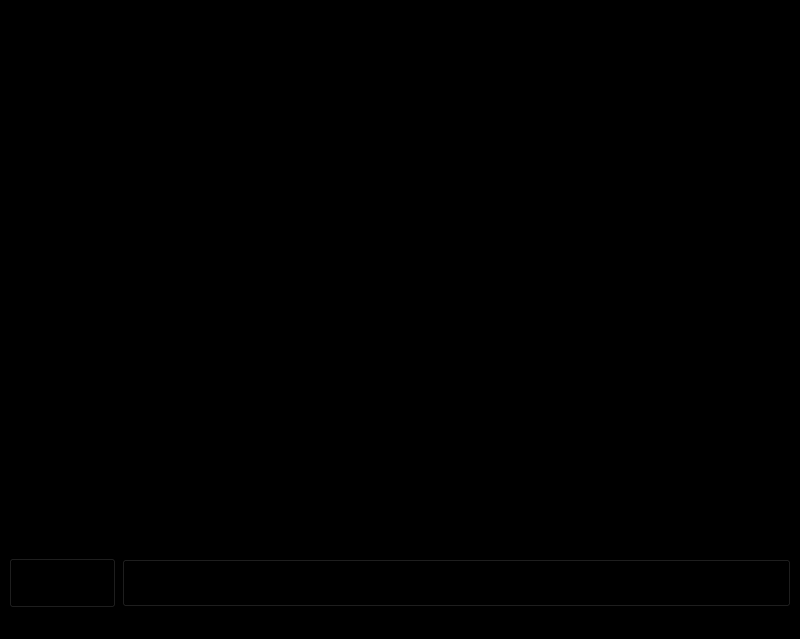
<?xml version="1.0" encoding="UTF-8"?>
<ui version="4.0">
 <class>login_page</class>
 <widget class="QMainWindow" name="login_page">
  <property name="geometry">
   <rect>
    <x>0</x>
    <y>0</y>
    <width>800</width>
    <height>639</height>
   </rect>
  </property>
  <property name="windowTitle">
   <string>GrowPal-Login</string>
  </property>
  <property name="windowIcon">
   <iconset>
    <normaloff>logo.jpg</normaloff>logo.jpg</iconset>
  </property>
  <property name="styleSheet">
   <string notr="true">background-color: black;</string>
  </property>
  <widget class="QWidget" name="centralwidget">
   <layout class="QGridLayout" name="gridLayout">
    <item row="1" column="0" colspan="2">
     <widget class="QLabel" name="label_username">
      <property name="text">
       <string>&lt;html&gt;&lt;head/&gt;&lt;body&gt;&lt;p&gt;&lt;span style=&quot; font-size:26pt; font-weight:600;&quot;&gt;Username:&lt;/span&gt;&lt;/p&gt;&lt;/body&gt;&lt;/html&gt;</string>
      </property>
     </widget>
    </item>
    <item row="3" column="0">
     <widget class="QPushButton" name="pushButton_back">
      <property name="font">
       <font>
        <pointsize>28</pointsize>
        <weight>75</weight>
        <italic>false</italic>
        <bold>true</bold>
       </font>
      </property>
      <property name="toolTip">
       <string>&lt;html&gt;&lt;head/&gt;&lt;body&gt;&lt;p&gt;&lt;span style=&quot; font-size:20pt; font-weight:600;&quot;&gt;&amp;lt;&lt;/span&gt;&lt;/p&gt;&lt;/body&gt;&lt;/html&gt;</string>
      </property>
      <property name="whatsThis">
       <string>&lt;html&gt;&lt;head/&gt;&lt;body&gt;&lt;p&gt;&lt;span style=&quot; font-size:20pt; font-weight:600;&quot;&gt;&amp;lt;&lt;/span&gt;&lt;/p&gt;&lt;/body&gt;&lt;/html&gt;</string>
      </property>
      <property name="styleSheet">
       <string notr="true"/>
      </property>
      <property name="text">
       <string/>
      </property>
      <property name="icon">
       <iconset>
        <normaloff>back.svg</normaloff>back.svg</iconset>
      </property>
      <property name="iconSize">
       <size>
        <width>40</width>
        <height>40</height>
       </size>
      </property>
     </widget>
    </item>
    <item row="2" column="0" colspan="2">
     <widget class="QLabel" name="label_password">
      <property name="text">
       <string>&lt;html&gt;&lt;head/&gt;&lt;body&gt;&lt;p&gt;&lt;span style=&quot; font-size:26pt; font-weight:600;&quot;&gt;Password:&lt;/span&gt;&lt;/p&gt;&lt;/body&gt;&lt;/html&gt;</string>
      </property>
     </widget>
    </item>
    <item row="2" column="2">
     <widget class="QLineEdit" name="lineEdit_password">
      <property name="styleSheet">
       <string notr="true">font-size:16pt;</string>
      </property>
      <property name="echoMode">
       <enum>QLineEdit::Password</enum>
      </property>
     </widget>
    </item>
    <item row="2" column="3">
     <widget class="QPushButton" name="password_view">
      <property name="font">
       <font>
        <pointsize>16</pointsize>
        <weight>75</weight>
        <bold>true</bold>
       </font>
      </property>
      <property name="text">
       <string/>
      </property>
      <property name="icon">
       <iconset>
        <normaloff>visiblity.svg</normaloff>visiblity.svg</iconset>
      </property>
      <property name="iconSize">
       <size>
        <width>30</width>
        <height>30</height>
       </size>
      </property>
      <property name="checkable">
       <bool>true</bool>
      </property>
      <property name="flat">
       <bool>true</bool>
      </property>
     </widget>
    </item>
    <item row="1" column="2" colspan="2">
     <widget class="QLineEdit" name="lineEdit_username">
      <property name="styleSheet">
       <string notr="true">font-size:18pt;</string>
      </property>
     </widget>
    </item>
    <item row="3" column="1" colspan="3">
     <widget class="QPushButton" name="pushbutton_login">
      <property name="font">
       <font>
        <pointsize>26</pointsize>
        <weight>75</weight>
        <italic>false</italic>
        <bold>true</bold>
       </font>
      </property>
      <property name="mouseTracking">
       <bool>false</bool>
      </property>
      <property name="styleSheet">
       <string notr="true"/>
      </property>
      <property name="text">
       <string>Login</string>
      </property>
     </widget>
    </item>
    <item row="0" column="0" colspan="4">
     <widget class="QLabel" name="label">
      <property name="text">
       <string/>
      </property>
      <property name="pixmap">
       <pixmap>logo.png</pixmap>
      </property>
      <property name="scaledContents">
       <bool>false</bool>
      </property>
      <property name="alignment">
       <set>Qt::AlignCenter</set>
      </property>
     </widget>
    </item>
   </layout>
  </widget>
  <widget class="QMenuBar" name="menubar">
   <property name="geometry">
    <rect>
     <x>0</x>
     <y>0</y>
     <width>800</width>
     <height>30</height>
    </rect>
   </property>
  </widget>
  <widget class="QStatusBar" name="statusbar"/>
 </widget>
 <resources/>
 <connections/>
</ui>
